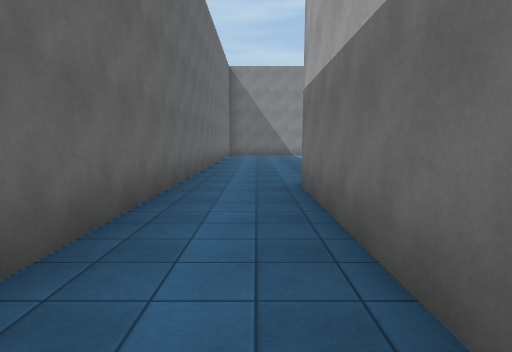
View 1 (above)

23 first-person views from a walk through a 3-D level made in the Unity game engine. The camera is 1.5 m above the floor, tilts 6° down and sees 75° across. The floor is counted in squares, 2 m on a side. Each view is taken from the middle of a square. On the plan, view 1 faces up. The plan holds only what a view shows up to about 11 squares ahead; the rest is blank. The place goes on beyond the plan. Surface patterns are stand-ins for the level's own textures.

View 2
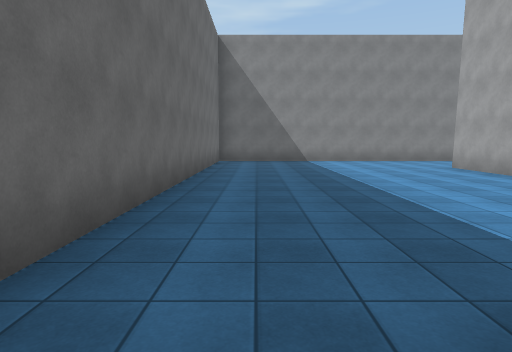

View 3
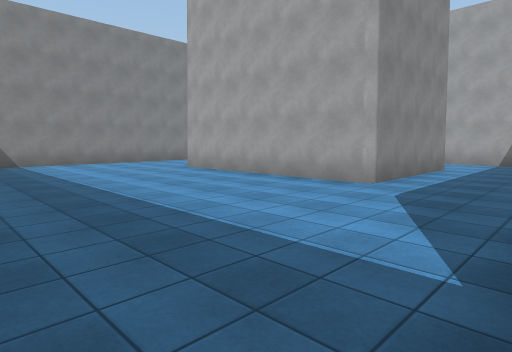

View 4
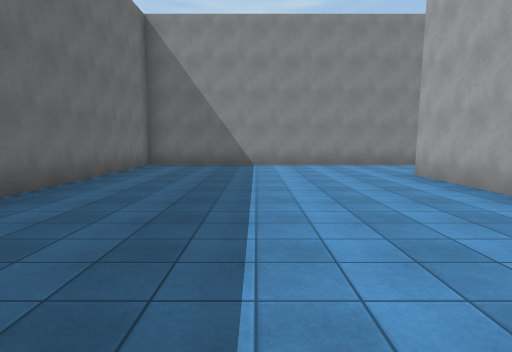

View 5
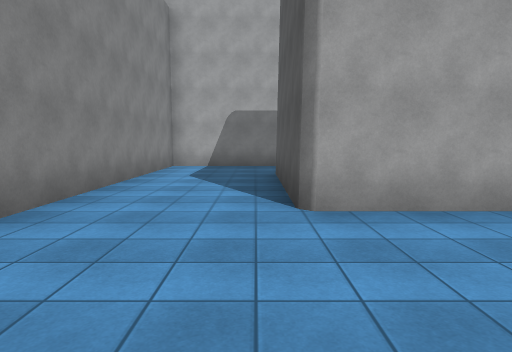

View 6
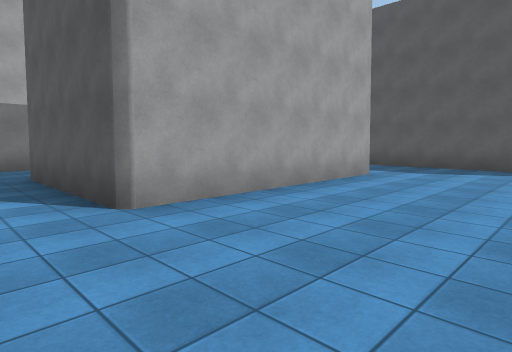

View 7
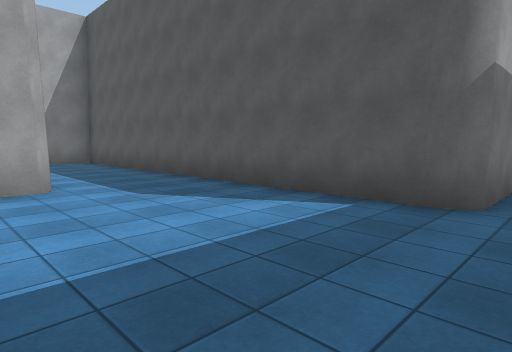

View 8
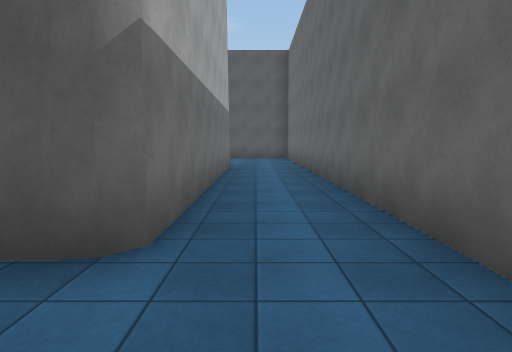

View 9
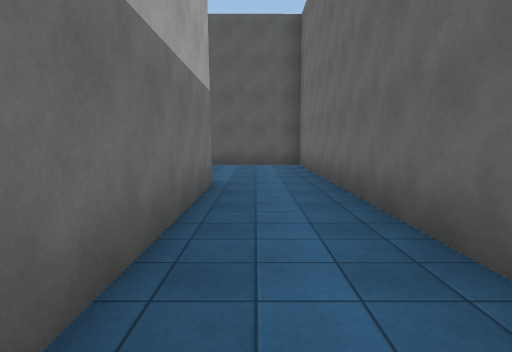

View 10
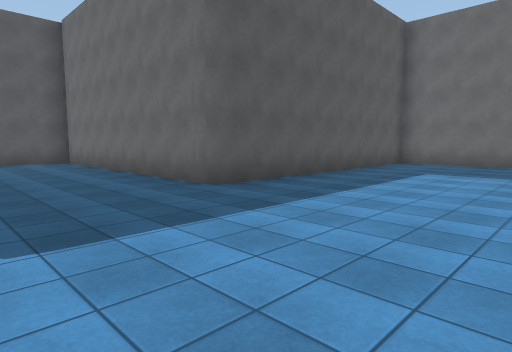

View 11
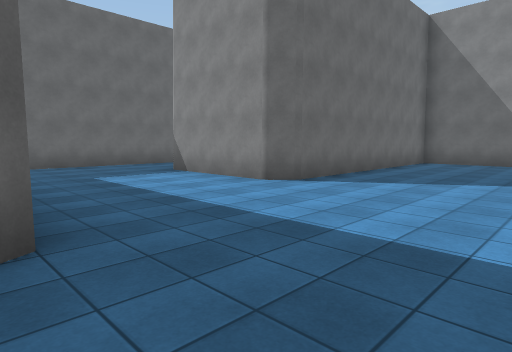

View 12
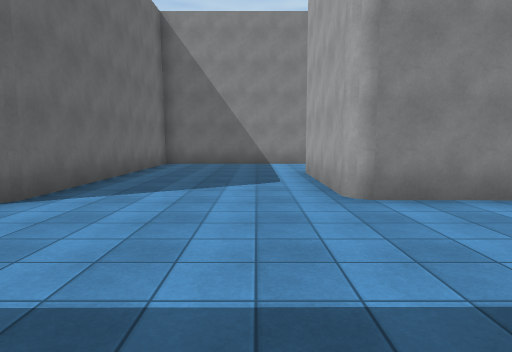

View 13
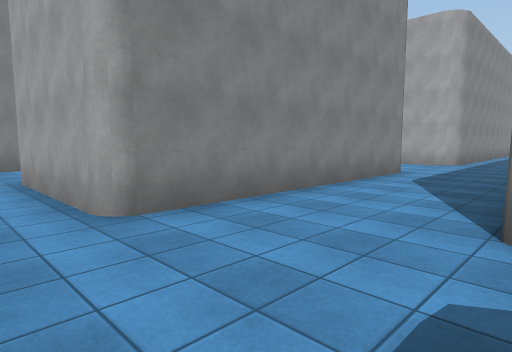

View 14
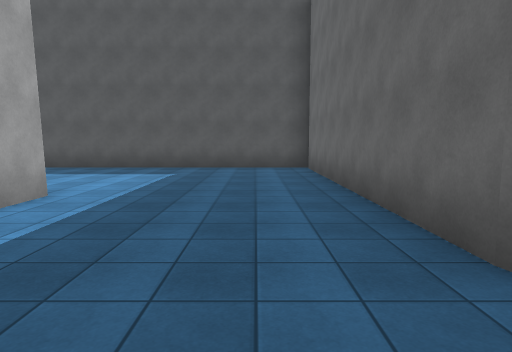

View 15
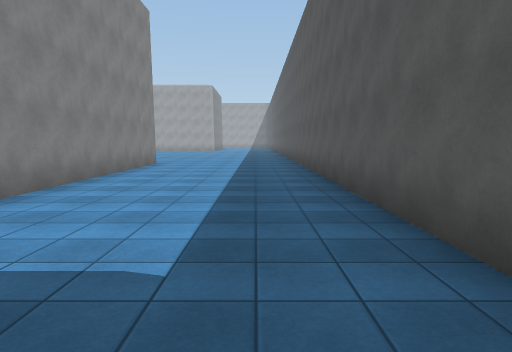

View 16
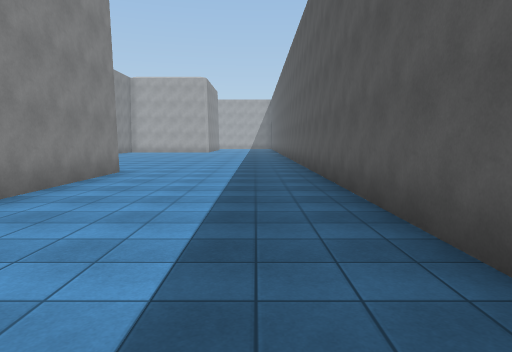

View 17
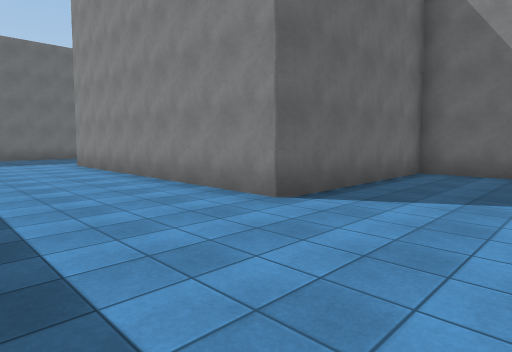

View 18
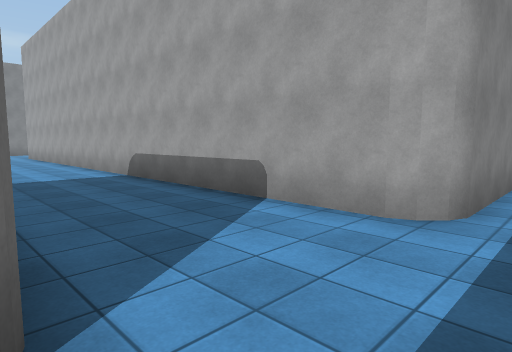

View 19
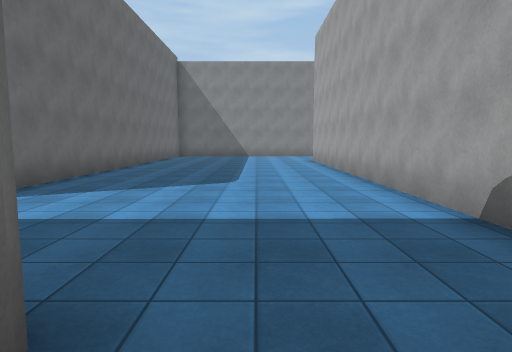

View 20
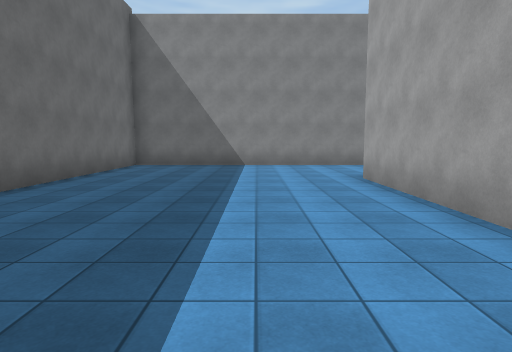

View 21
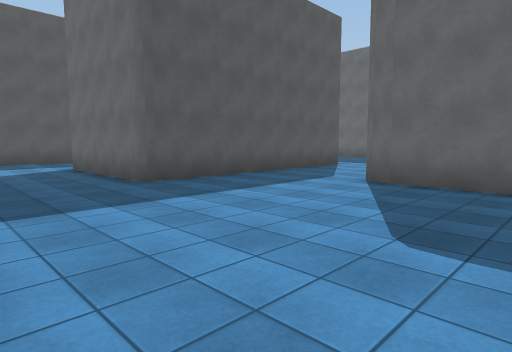

View 22
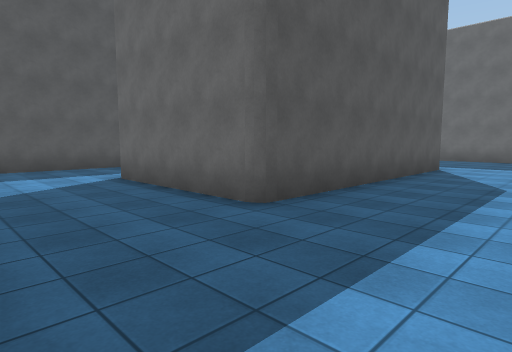

View 23
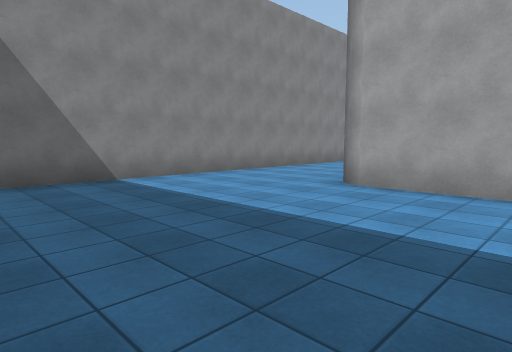

### Floor plan
Points are (right, up) in squares from view 1. A wall is a line through its corners. A room is listed if a view was taken in it or the views show most of it. See-through windows are left out.
Room 1 (views 1, 2, 3, 4, 5, 6, 7, 8, 9)
walls: (9.6, 8.7) (5.5, 8.7) (5.5, 14.5) (9.6, 14.5); (12, 14) (12, 17.5) (-1.4, 17.5) (-1.4, -2.5); (12, 6.4) (12, 9.4); (0.8, -1.9) (0.8, 5.6) (1.1, 6) (11.6, 6)
ways out: opening at (-0.5, -3) to room 2
Room 2 (views 10, 11, 12, 13, 14, 15, 16, 17, 18, 19, 20, 21, 22, 23)
walls: (14.9, -4.6) (17.8, -4.6); (9.2, -1.5) (9.2, 1.9); (16.2, 2.1) (16.2, -1.9) (9.5, -1.8); (9.4, 2.3) (15.9, 2.3); (19.3, -2) (19.2, -1.6) (19.2, 13.8); (13.2, 5.6) (13.1, 5.2) (12.9, 4.9); (9.8, 5) (5, 5) (5, -1.9) (4.6, -2.3) (1.2, -2.3); (6.6, -6.9) (6.6, -14.1); (21, -4.8) (19.2, -4.8) (19.2, -9.7) (10.9, -9.7) (10.9, -8.6); (22.2, -2.3) (19.6, -2.3); (6.5, -14.4) (22, -14.4); (-1.4, -2.5) (-1.4, -6.5) (6.1, -6.5); (22.5, 17.5) (13.2, 17.5) (13.2, 5.5)
ways out: opening at (-0.5, -3) to room 1

Positions as (right, up) in squares from view 1, and headings:
1: (0, 0), facing up
2: (0, 5), facing up
3: (0, 6), facing up-right
4: (2, 7), facing up
5: (2, 15), facing right
6: (2, 16), facing down-right
7: (0, 10), facing down-right
8: (0, 8), facing down
9: (0, 4), facing down
10: (10, -2), facing down-left
11: (9, -7), facing up-left
12: (8, -6), facing up
13: (8, -5), facing up-right
14: (8, -5), facing down
15: (8, -13), facing right
16: (11, -13), facing right
17: (22, -13), facing up-left
18: (16, -3), facing up-right
19: (17, 1), facing up
20: (17, 7), facing up
21: (19, 8), facing down-left
22: (19, 5), facing down-left
23: (14, 11), facing up-right
